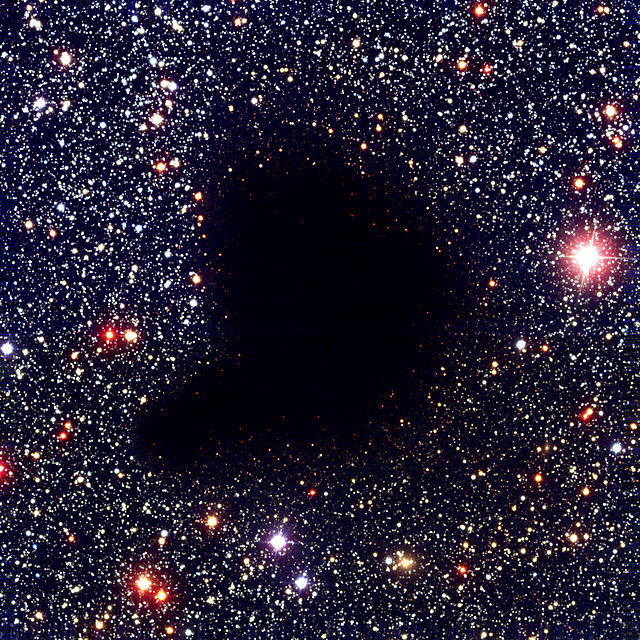
#> input picture Barnard_68.jpg, 640 x 640 px
$ python lec_1_barnard.py
#> lines starting #> are read from the running program, lines starting #| are printed output that depends on the picture
import matplotlib.pyplot as plt
import numpy as np

img = plt.imread('Barnard_68.jpg')
#> img is the input picture: shape (640, 640, 3); mean R, G, B 38.6, 32.6, 51.8

fig, ax = plt.subplots()
ax.imshow(img)

t = np.linspace(np.pi/2, 3*np.pi/2, 100 )
x = 180 + 40*np.cos(t)
y = 430 + 40*np.sin(t)
ax.plot(x, y, '-', lw=2, color='m')

t = np.linspace(3*np.pi/2, 2*np.pi, 100 )
x = 200 + 40*np.cos(t)
y = 400 + 40*np.sin(t)
ax.plot(x, y, '-', lw=2, color='m')


plt.savefig("barnard.png")
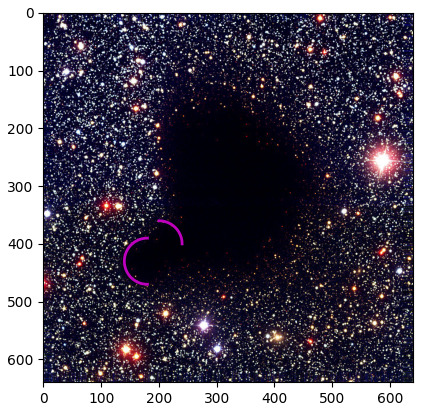
#> figure drawn by matplotlib, 1 panel

$ run again, with Orion.jpg copied over Barnard_68.jpg
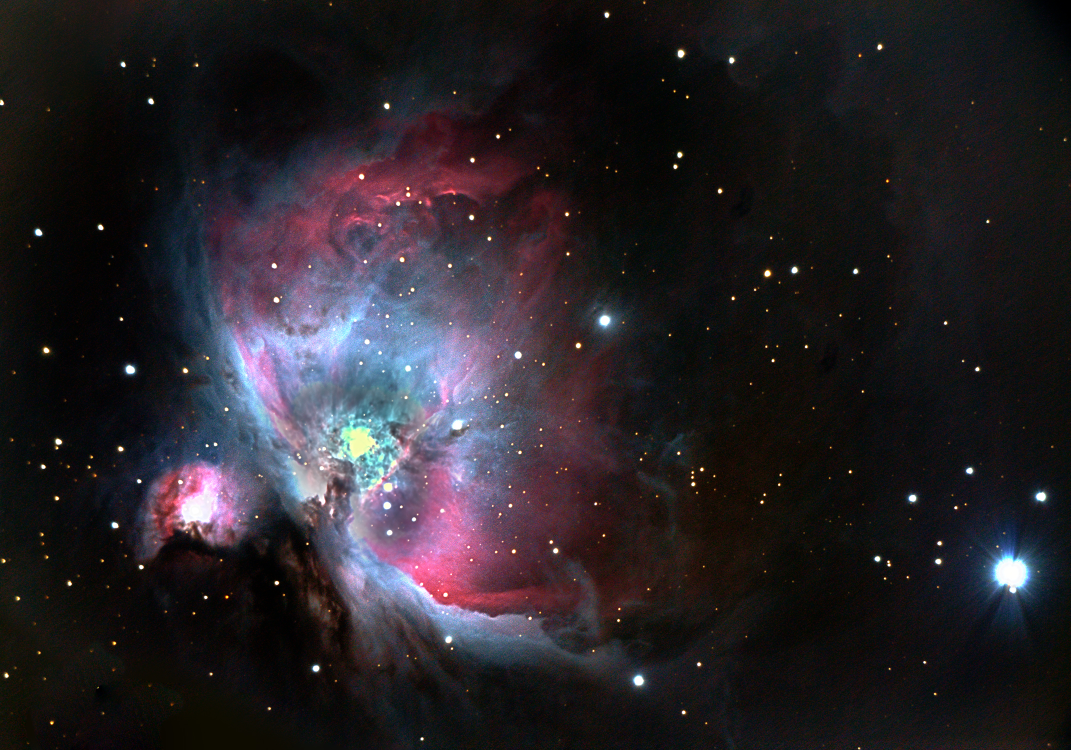
#> input picture Orion.jpg, 2142 x 1500 px (shown at 1/2 size)
#> img is the input picture: shape (1500, 2142, 3); mean R, G, B 39.4, 34.9, 40.1
#> `plt.savefig("barnard.png")`:
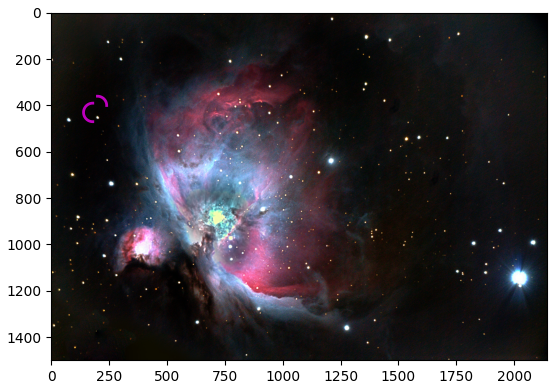
#> figure drawn by matplotlib, 1 panel
